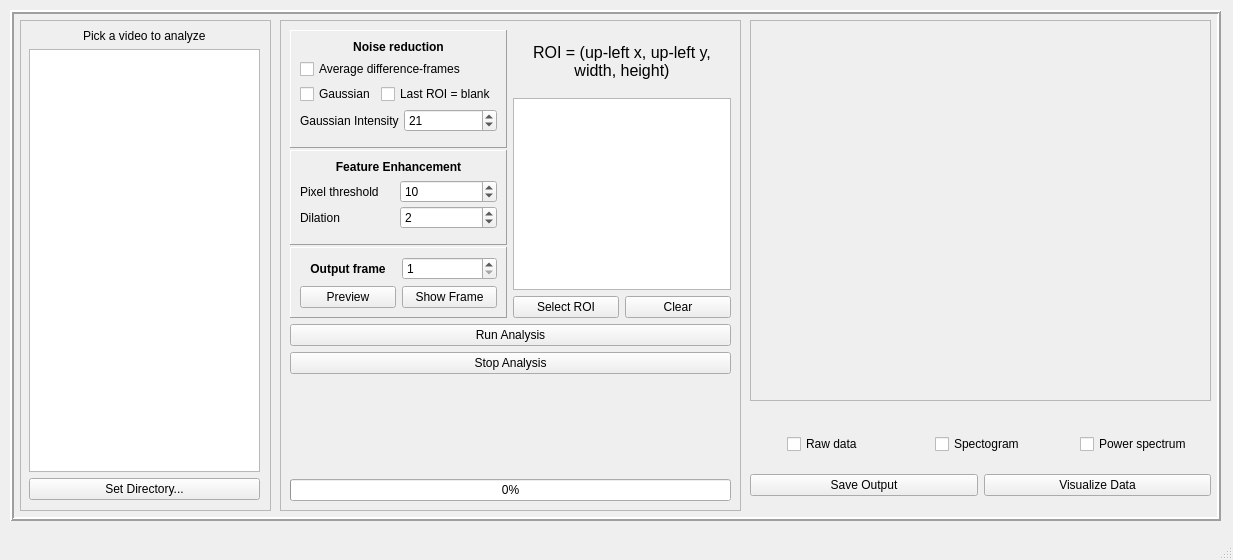
<?xml version="1.0" encoding="UTF-8"?>
<ui version="4.0">
 <class>Analysis</class>
 <widget class="QMainWindow" name="Analysis">
  <property name="geometry">
   <rect>
    <x>0</x>
    <y>0</y>
    <width>1233</width>
    <height>560</height>
   </rect>
  </property>
  <property name="sizePolicy">
   <sizepolicy hsizetype="Fixed" vsizetype="Fixed">
    <horstretch>0</horstretch>
    <verstretch>0</verstretch>
   </sizepolicy>
  </property>
  <property name="windowTitle">
   <string>Analysis</string>
  </property>
  <property name="unifiedTitleAndToolBarOnMac">
   <bool>false</bool>
  </property>
  <widget class="QWidget" name="centralwidget">
   <widget class="QFrame" name="postExperimentFrame">
    <property name="geometry">
     <rect>
      <x>10</x>
      <y>10</y>
      <width>1211</width>
      <height>511</height>
     </rect>
    </property>
    <property name="frameShape">
     <enum>QFrame::Box</enum>
    </property>
    <property name="frameShadow">
     <enum>QFrame::Raised</enum>
    </property>
    <property name="lineWidth">
     <number>2</number>
    </property>
    <widget class="QFrame" name="pickAVideoFrame">
     <property name="geometry">
      <rect>
       <x>10</x>
       <y>10</y>
       <width>251</width>
       <height>491</height>
      </rect>
     </property>
     <property name="frameShape">
      <enum>QFrame::StyledPanel</enum>
     </property>
     <property name="frameShadow">
      <enum>QFrame::Sunken</enum>
     </property>
     <widget class="QWidget" name="verticalLayoutWidget_2">
      <property name="geometry">
       <rect>
        <x>9</x>
        <y>9</y>
        <width>231</width>
        <height>471</height>
       </rect>
      </property>
      <layout class="QVBoxLayout" name="verticalLayout_6">
       <item alignment="Qt::AlignHCenter">
        <widget class="QLabel" name="pickAVideoLabel">
         <property name="text">
          <string>Pick a video to analyze</string>
         </property>
        </widget>
       </item>
       <item>
        <widget class="QListWidget" name="videoList">
         <property name="selectionMode">
          <enum>QAbstractItemView::SingleSelection</enum>
         </property>
         <property name="spacing">
          <number>10</number>
         </property>
         <property name="sortingEnabled">
          <bool>true</bool>
         </property>
        </widget>
       </item>
       <item>
        <widget class="QPushButton" name="setInputDirectoryButton">
         <property name="text">
          <string>Set Directory...</string>
         </property>
        </widget>
       </item>
      </layout>
     </widget>
    </widget>
    <widget class="QFrame" name="optionsFrame">
     <property name="geometry">
      <rect>
       <x>270</x>
       <y>10</y>
       <width>461</width>
       <height>491</height>
      </rect>
     </property>
     <property name="frameShape">
      <enum>QFrame::StyledPanel</enum>
     </property>
     <property name="frameShadow">
      <enum>QFrame::Sunken</enum>
     </property>
     <widget class="QWidget" name="layoutWidget">
      <property name="geometry">
       <rect>
        <x>10</x>
        <y>10</y>
        <width>441</width>
        <height>471</height>
       </rect>
      </property>
      <layout class="QVBoxLayout" name="verticalLayout_10">
       <item>
        <layout class="QHBoxLayout" name="horizontalLayout_2">
         <item>
          <layout class="QVBoxLayout" name="verticalLayout">
           <property name="spacing">
            <number>2</number>
           </property>
           <item>
            <widget class="QFrame" name="noiseFrame">
             <property name="frameShape">
              <enum>QFrame::Panel</enum>
             </property>
             <property name="frameShadow">
              <enum>QFrame::Raised</enum>
             </property>
             <layout class="QVBoxLayout" name="verticalLayout_3">
              <property name="spacing">
               <number>5</number>
              </property>
              <item>
               <widget class="QLabel" name="noiseLabel">
                <property name="font">
                 <font>
                  <weight>75</weight>
                  <bold>true</bold>
                 </font>
                </property>
                <property name="text">
                 <string>Noise reduction</string>
                </property>
                <property name="alignment">
                 <set>Qt::AlignCenter</set>
                </property>
               </widget>
              </item>
              <item>
               <widget class="QCheckBox" name="middleFrameCheckBox">
                <property name="text">
                 <string>Average difference-frames</string>
                </property>
                <property name="autoExclusive">
                 <bool>false</bool>
                </property>
               </widget>
              </item>
              <item>
               <layout class="QHBoxLayout" name="horizontalLayout_3">
                <item>
                 <widget class="QCheckBox" name="gaussianCheckBox">
                  <property name="text">
                   <string>Gaussian</string>
                  </property>
                 </widget>
                </item>
                <item>
                 <widget class="QCheckBox" name="useBlankCheckBox">
                  <property name="text">
                   <string>Last ROI = blank</string>
                  </property>
                 </widget>
                </item>
               </layout>
              </item>
              <item>
               <layout class="QHBoxLayout" name="horizontalLayout_6">
                <property name="topMargin">
                 <number>0</number>
                </property>
                <property name="bottomMargin">
                 <number>6</number>
                </property>
                <item>
                 <widget class="QLabel" name="gaussianLabel">
                  <property name="text">
                   <string>Gaussian Intensity</string>
                  </property>
                  <property name="alignment">
                   <set>Qt::AlignLeading|Qt::AlignLeft|Qt::AlignVCenter</set>
                  </property>
                  <property name="margin">
                   <number>0</number>
                  </property>
                 </widget>
                </item>
                <item>
                 <widget class="QSpinBox" name="gaussianSpinBox">
                  <property name="sizePolicy">
                   <sizepolicy hsizetype="Minimum" vsizetype="Minimum">
                    <horstretch>0</horstretch>
                    <verstretch>0</verstretch>
                   </sizepolicy>
                  </property>
                  <property name="minimum">
                   <number>1</number>
                  </property>
                  <property name="singleStep">
                   <number>2</number>
                  </property>
                  <property name="value">
                   <number>21</number>
                  </property>
                 </widget>
                </item>
               </layout>
              </item>
             </layout>
            </widget>
           </item>
           <item>
            <widget class="QFrame" name="featureFrame_2">
             <property name="frameShape">
              <enum>QFrame::Panel</enum>
             </property>
             <property name="frameShadow">
              <enum>QFrame::Raised</enum>
             </property>
             <layout class="QVBoxLayout" name="featureFrame">
              <item>
               <widget class="QLabel" name="featureLabel">
                <property name="font">
                 <font>
                  <weight>75</weight>
                  <bold>true</bold>
                 </font>
                </property>
                <property name="text">
                 <string>Feature Enhancement</string>
                </property>
                <property name="alignment">
                 <set>Qt::AlignCenter</set>
                </property>
               </widget>
              </item>
              <item>
               <layout class="QVBoxLayout" name="verticalLayout_7">
                <property name="spacing">
                 <number>3</number>
                </property>
                <property name="bottomMargin">
                 <number>0</number>
                </property>
                <item>
                 <layout class="QHBoxLayout" name="horizontalLayout_4">
                  <property name="topMargin">
                   <number>0</number>
                  </property>
                  <property name="bottomMargin">
                   <number>0</number>
                  </property>
                  <item>
                   <widget class="QLabel" name="thresholdLabel">
                    <property name="text">
                     <string>Pixel threshold</string>
                    </property>
                    <property name="alignment">
                     <set>Qt::AlignLeading|Qt::AlignLeft|Qt::AlignVCenter</set>
                    </property>
                    <property name="margin">
                     <number>0</number>
                    </property>
                   </widget>
                  </item>
                  <item>
                   <widget class="QSpinBox" name="thresholdSpinBox">
                    <property name="sizePolicy">
                     <sizepolicy hsizetype="Minimum" vsizetype="Minimum">
                      <horstretch>0</horstretch>
                      <verstretch>0</verstretch>
                     </sizepolicy>
                    </property>
                    <property name="minimum">
                     <number>1</number>
                    </property>
                    <property name="value">
                     <number>10</number>
                    </property>
                   </widget>
                  </item>
                 </layout>
                </item>
                <item>
                 <layout class="QHBoxLayout" name="horizontalLayout_5">
                  <property name="topMargin">
                   <number>0</number>
                  </property>
                  <property name="bottomMargin">
                   <number>6</number>
                  </property>
                  <item>
                   <widget class="QLabel" name="dilationLabel">
                    <property name="text">
                     <string>Dilation</string>
                    </property>
                    <property name="alignment">
                     <set>Qt::AlignLeading|Qt::AlignLeft|Qt::AlignVCenter</set>
                    </property>
                    <property name="margin">
                     <number>0</number>
                    </property>
                   </widget>
                  </item>
                  <item>
                   <widget class="QSpinBox" name="dilationSpinBox">
                    <property name="sizePolicy">
                     <sizepolicy hsizetype="Minimum" vsizetype="Minimum">
                      <horstretch>0</horstretch>
                      <verstretch>0</verstretch>
                     </sizepolicy>
                    </property>
                    <property name="minimum">
                     <number>0</number>
                    </property>
                    <property name="value">
                     <number>2</number>
                    </property>
                   </widget>
                  </item>
                 </layout>
                </item>
               </layout>
              </item>
             </layout>
            </widget>
           </item>
           <item>
            <widget class="QFrame" name="outputAnalysisFrame">
             <property name="frameShape">
              <enum>QFrame::Panel</enum>
             </property>
             <property name="frameShadow">
              <enum>QFrame::Raised</enum>
             </property>
             <layout class="QHBoxLayout" name="horizontalLayout_7">
              <item>
               <layout class="QVBoxLayout" name="verticalLayout_5">
                <item>
                 <widget class="QLabel" name="label">
                  <property name="font">
                   <font>
                    <weight>75</weight>
                    <bold>true</bold>
                   </font>
                  </property>
                  <property name="text">
                   <string>Output frame</string>
                  </property>
                  <property name="alignment">
                   <set>Qt::AlignCenter</set>
                  </property>
                 </widget>
                </item>
                <item>
                 <widget class="QPushButton" name="previewOutputButton">
                  <property name="text">
                   <string>Preview</string>
                  </property>
                 </widget>
                </item>
               </layout>
              </item>
              <item>
               <layout class="QVBoxLayout" name="verticalLayout_4">
                <item>
                 <widget class="QSpinBox" name="frameNumberSpinBox">
                  <property name="minimum">
                   <number>1</number>
                  </property>
                  <property name="maximum">
                   <number>100000</number>
                  </property>
                 </widget>
                </item>
                <item>
                 <widget class="QPushButton" name="checkFrameButton">
                  <property name="text">
                   <string>Show Frame</string>
                  </property>
                 </widget>
                </item>
               </layout>
              </item>
             </layout>
            </widget>
           </item>
          </layout>
         </item>
         <item>
          <layout class="QVBoxLayout" name="verticalLayout_2">
           <item>
            <widget class="QLabel" name="roiLabel">
             <property name="sizePolicy">
              <sizepolicy hsizetype="Minimum" vsizetype="Minimum">
               <horstretch>0</horstretch>
               <verstretch>0</verstretch>
              </sizepolicy>
             </property>
             <property name="font">
              <font>
               <pointsize>12</pointsize>
              </font>
             </property>
             <property name="lineWidth">
              <number>1</number>
             </property>
             <property name="midLineWidth">
              <number>0</number>
             </property>
             <property name="text">
              <string>ROI = (up-left x, up-left y, width, height)</string>
             </property>
             <property name="scaledContents">
              <bool>false</bool>
             </property>
             <property name="alignment">
              <set>Qt::AlignCenter</set>
             </property>
             <property name="wordWrap">
              <bool>true</bool>
             </property>
            </widget>
           </item>
           <item alignment="Qt::AlignHCenter|Qt::AlignVCenter">
            <widget class="QListWidget" name="roiListWidget">
             <property name="sizePolicy">
              <sizepolicy hsizetype="Fixed" vsizetype="Fixed">
               <horstretch>0</horstretch>
               <verstretch>0</verstretch>
              </sizepolicy>
             </property>
             <property name="minimumSize">
              <size>
               <width>100</width>
               <height>100</height>
              </size>
             </property>
             <property name="font">
              <font>
               <pointsize>14</pointsize>
              </font>
             </property>
             <property name="textElideMode">
              <enum>Qt::ElideMiddle</enum>
             </property>
            </widget>
           </item>
           <item>
            <layout class="QHBoxLayout" name="horizontalLayout">
             <item>
              <widget class="QPushButton" name="selectRoiButton">
               <property name="sizePolicy">
                <sizepolicy hsizetype="Minimum" vsizetype="Minimum">
                 <horstretch>0</horstretch>
                 <verstretch>0</verstretch>
                </sizepolicy>
               </property>
               <property name="text">
                <string>Select ROI</string>
               </property>
              </widget>
             </item>
             <item>
              <widget class="QPushButton" name="clearRoiButton">
               <property name="text">
                <string>Clear</string>
               </property>
              </widget>
             </item>
            </layout>
           </item>
          </layout>
         </item>
        </layout>
       </item>
       <item>
        <layout class="QVBoxLayout" name="verticalLayout_15">
         <item>
          <widget class="QPushButton" name="runAnalysisButton">
           <property name="text">
            <string>Run Analysis</string>
           </property>
          </widget>
         </item>
         <item>
          <layout class="QHBoxLayout" name="horizontalLayout_8">
           <item>
            <widget class="QPushButton" name="stopAnalysisButton">
             <property name="text">
              <string>Stop Analysis</string>
             </property>
             <property name="flat">
              <bool>false</bool>
             </property>
            </widget>
           </item>
          </layout>
         </item>
        </layout>
       </item>
       <item>
        <layout class="QVBoxLayout" name="verticalLayout_14">
         <item alignment="Qt::AlignHCenter">
          <widget class="QLabel" name="progressLabel">
           <property name="text">
            <string/>
           </property>
          </widget>
         </item>
         <item>
          <widget class="QProgressBar" name="progressBar">
           <property name="value">
            <number>0</number>
           </property>
          </widget>
         </item>
        </layout>
       </item>
      </layout>
     </widget>
    </widget>
    <widget class="QFrame" name="videoPreviewFrame">
     <property name="geometry">
      <rect>
       <x>740</x>
       <y>10</y>
       <width>461</width>
       <height>381</height>
      </rect>
     </property>
     <property name="frameShape">
      <enum>QFrame::StyledPanel</enum>
     </property>
     <property name="frameShadow">
      <enum>QFrame::Sunken</enum>
     </property>
     <widget class="VideoPlayer" name="videoWidget" native="true">
      <property name="geometry">
       <rect>
        <x>0</x>
        <y>0</y>
        <width>451</width>
        <height>371</height>
       </rect>
      </property>
      <property name="sizePolicy">
       <sizepolicy hsizetype="Fixed" vsizetype="Fixed">
        <horstretch>0</horstretch>
        <verstretch>0</verstretch>
       </sizepolicy>
      </property>
      <property name="maximumSize">
       <size>
        <width>451</width>
        <height>371</height>
       </size>
      </property>
     </widget>
    </widget>
    <widget class="QWidget" name="verticalLayoutWidget">
     <property name="geometry">
      <rect>
       <x>740</x>
       <y>410</y>
       <width>461</width>
       <height>91</height>
      </rect>
     </property>
     <layout class="QVBoxLayout" name="verticalLayout_8">
      <item>
       <layout class="QHBoxLayout" name="horizontalLayout_10">
        <item alignment="Qt::AlignHCenter">
         <widget class="QCheckBox" name="rawDataCheckBox">
          <property name="text">
           <string>Raw data</string>
          </property>
         </widget>
        </item>
        <item alignment="Qt::AlignHCenter">
         <widget class="QCheckBox" name="spectrogramCheckBox">
          <property name="text">
           <string>Spectogram</string>
          </property>
         </widget>
        </item>
        <item alignment="Qt::AlignHCenter">
         <widget class="QCheckBox" name="powerSpectrumCheckBox">
          <property name="text">
           <string>Power spectrum</string>
          </property>
         </widget>
        </item>
       </layout>
      </item>
      <item>
       <layout class="QHBoxLayout" name="horizontalLayout_9">
        <item>
         <widget class="QPushButton" name="saveOutputButton">
          <property name="text">
           <string>Save Output</string>
          </property>
         </widget>
        </item>
        <item>
         <widget class="QPushButton" name="visualizeDataButton">
          <property name="text">
           <string>Visualize Data</string>
          </property>
         </widget>
        </item>
       </layout>
      </item>
     </layout>
    </widget>
   </widget>
  </widget>
  <widget class="QStatusBar" name="statusbar"/>
 </widget>
 <customwidgets>
  <customwidget>
   <class>VideoPlayer</class>
   <extends>QWidget</extends>
   <header>PostExperimentClasses/VideoPlayer</header>
   <container>1</container>
  </customwidget>
 </customwidgets>
 <resources/>
 <connections/>
</ui>
